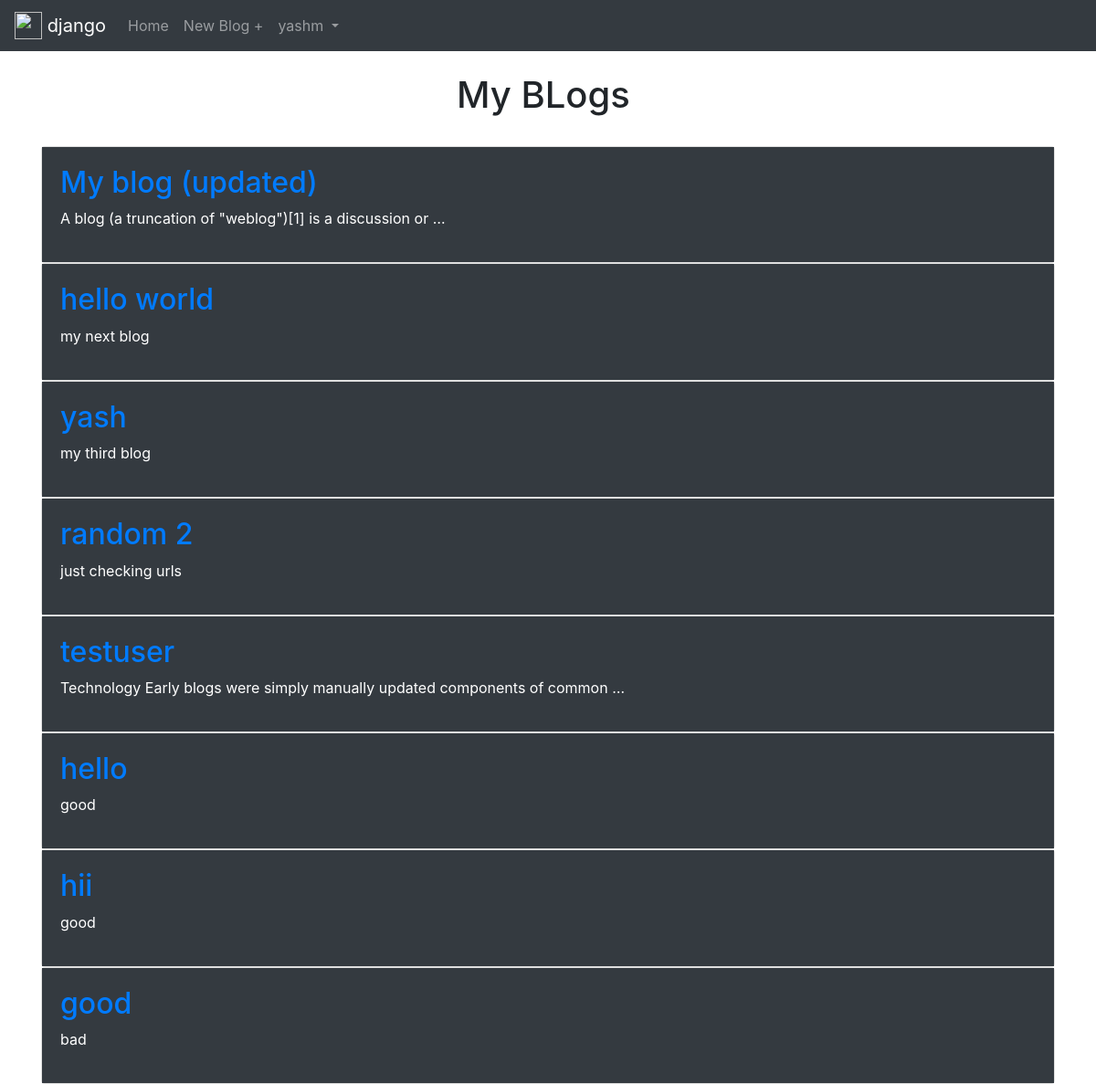
The app's page / (signed in) with its own data.
### blog/models.py (models this page shows, shortened)
class Blog(models.Model):
    title  = models.CharField(max_length = 120)
    body   = models.TextField(max_length = 3000)
    author = models.ForeignKey('auth.user', on_delete = models.CASCADE, default = 1)

### blog/views.py (the view)
# urls.py: path('', BlogList.as_view(), name = "blog_list"),
class BlogList(LoginRequiredMixin,ListView):
    model         = Blog
    template_name = "blog_list.html"
    login_url     = 'login'

### templates/blog_list.html (shortened to what this page needs)
{% extends "base.html" %}
{% block content %}
{% if user.is_authenticated %}
  <div class="mx-auto" style="width: 200px;">
    <h1>My BLogs</h1>
  </div><br>
{% for blog in object_list %}
<div class = "blog entry card">
  <div class="card-body text-white bg-dark">
<h2><a href="{% url 'blog_detail' blog.pk %}">{{ blog.title }}</a></h2>
<p>{{ blog.body|truncatewords:10 }}</p>
</div>
</div>
{% endfor %}
{% endif %}
{% endblock content %}

### templates/base.html (shortened to what this page needs)
<link rel="stylesheet" href="https://stackpath.bootstrapcdn.com/bootstrap/4.4.1/css/bootstrap.min.css"
>
<!doctype html>
<html lang="en">
<head>
    <link rel="stylesheet" href="https://stackpath.bootstrapcdn.com/bootstrap/4.4.1/css/bootstrap.min.css"
>
</head>
<body>
    <nav class="navbar navbar-expand-lg navbar-dark bg-dark">
        <a class="navbar-brand" href="{% url 'blog_list' %}">
            <img src="https://s3.us-east-2.amazonaws.com/upload-icon/uploads/icons/png/9686895801536233213-256.png"
                width="30" height="30" class="d-inline-block align-top" alt="">
            django
        </a>
        <div class="collapse navbar-collapse" id="navbarSupportedContent">
            <ul class="navbar-nav mr-auto">
                <li class="nav-item">
                    <a class="nav-link" href="{% url 'blog_list' %}">Home</a>
                </li>
                <li class="nav-item">
                    <a class="nav-link" href="{% url 'blog_new' %}">New Blog + </a>
                </li>
                <li class="nav-item dropdown">
                    <a class="nav-link dropdown-toggle" href="#" id="navbarDropdown" role="button" data-toggle="dropdown"
                        aria-haspopup="true" aria-expanded="false">
                        {{ user }}
                    </a>
                </li>
        </div>
    </nav></br>
    <div class="container">
        {% block content %}
        {% endblock content %}
    </div>
</body>
</html>

### records on screen
Blog: title "My blog (updated)", body "A blog (a truncation of \"weblog\")[1] is a discussion or …"
Blog: title "hello world", body "my next blog"
Blog: title "yash", body "my third blog"
Blog: title "random 2", body "just checking urls"
Blog: title "testuser", body "Technology Early blogs were simply manually updated components of common …"
Blog: title "hello", body "good"
Blog: title "hii", body "good"
Blog: title "good", body "bad"

### other values on screen
{{ user }} "yashm"
